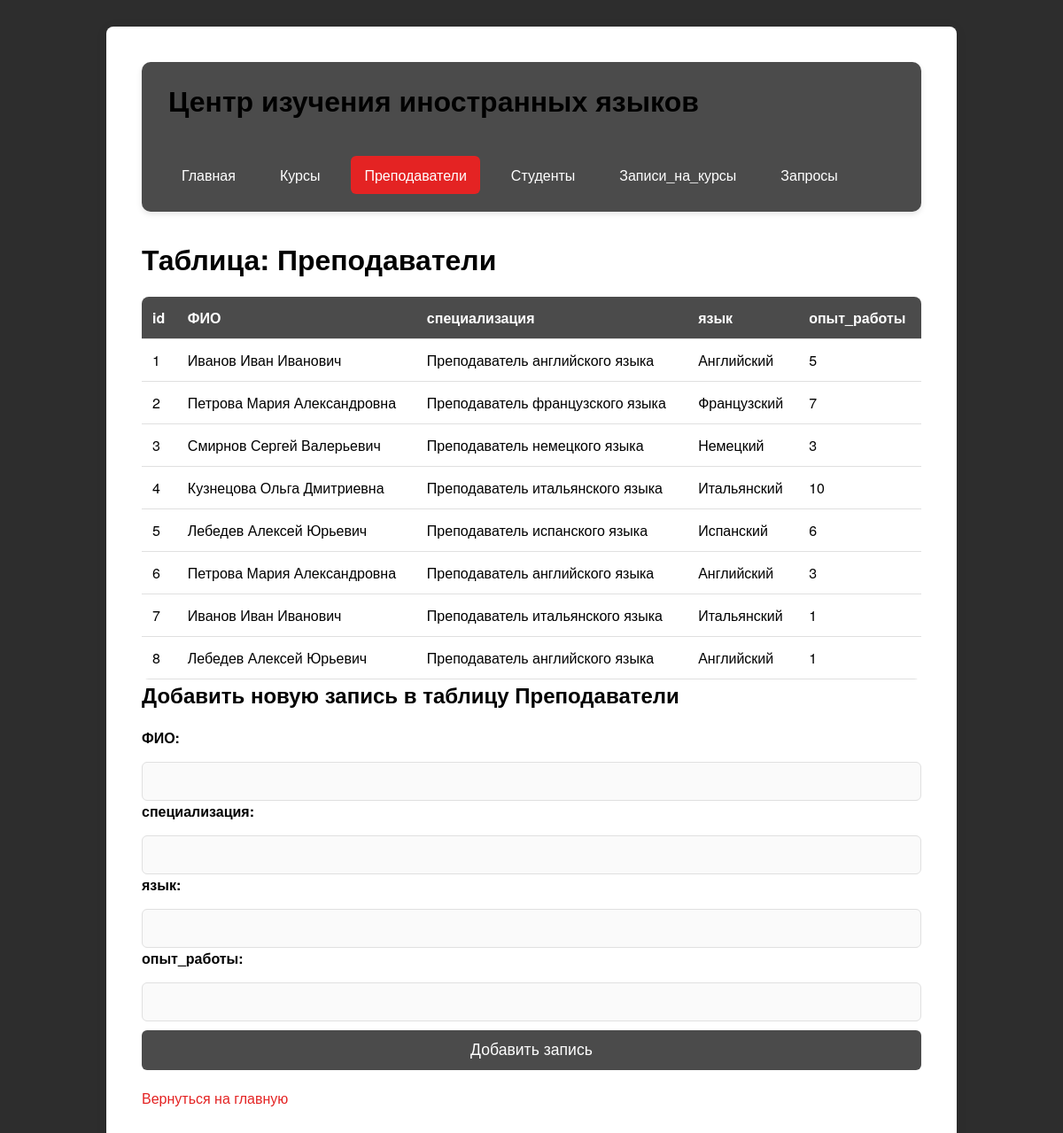
/?action=view&table=Преподаватели, run on the app's committed database.
### tables this page shows
CREATE TABLE Преподаватели (
        id INTEGER PRIMARY KEY AUTOINCREMENT,
        ФИО TEXT NOT NULL,
        специализация TEXT NOT NULL,
        язык TEXT NOT NULL,
        опыт_работы INTEGER CHECK(опыт_работы >= 0)
    );

### functions.php (the view, shortened to what this page needs)
<?php
function renderTable($records) {
    echo "<table>";
    if (!empty($records)) {
        echo "<tr>";
        foreach (array_keys($records[0]) as $col) {
            echo "<th>$col</th>";
        }
        echo "</tr>";
        foreach ($records as $row) {
            echo "<tr>";
            foreach ($row as $col) {
                echo "<td>$col</td>";
            }
            echo "</tr>";
        }
    } else {
        echo "<tr><td colspan='100%'>Нет данных для отображения</td></tr>";
    }
    echo "</table>";
}
?>

### style.css (style rules this page uses)
:root { --primary: #4b4b4b; --secondary: #8e8e8e; --background: #2d2d2d; --text: #000000; --white: #ffffff; --border: #e0e0e0; --button-hover: #485049; --error: #f44336; --success: #4CAF50; --link: #e42323; --link-hover: #e42323; }
*, *::before, *::after { margin: 0; padding: 0; box-sizing: border-box; }
body { font-family: 'Helvetica Neue', sans-serif; background-color: var(--background); color: var(--text); }
table { width: 100%; border-collapse: collapse; margin-top: 20px; border-radius: 8px; overflow: hidden; }
th, td { padding: 12px; text-align: left; border-bottom: 1px solid var(--border); }
th { background-color: var(--primary); color: var(--white); font-weight: bold; }
td { background-color: var(--white); color: var(--text); }

### data on the page
преподаватели: id "1", ФИО "Иванов Иван Иванович", специализация "Преподаватель английского языка", язык "Английский", опыт_работы "5"
преподаватели: id "2", ФИО "Петрова Мария Александровна", специализация "Преподаватель французского языка", язык "Французский", опыт_работы "7"
преподаватели: col "3", ФИО "Смирнов Сергей Валерьевич", специализация "Преподаватель немецкого языка", язык "Немецкий"
преподаватели: id "4", ФИО "Кузнецова Ольга Дмитриевна", специализация "Преподаватель итальянского языка", язык "Итальянский", опыт_работы "10"
преподаватели: id "5", ФИО "Лебедев Алексей Юрьевич", специализация "Преподаватель испанского языка", язык "Испанский", опыт_работы "6"
преподаватели: id "6", ФИО "Петрова Мария Александровна", специализация "Преподаватель английского языка", язык "Английский", опыт_работы "3"
преподаватели: id "7", ФИО "Иванов Иван Иванович", специализация "Преподаватель итальянского языка", язык "Итальянский", опыт_работы "1"
преподаватели: id "8", ФИО "Лебедев Алексей Юрьевич", специализация "Преподаватель английского языка", язык "Английский", опыт_работы "1"

### other printed values
$validTable "Курсы"
$validTable "Преподаватели"
$validTable "Студенты"
$validTable "Записи_на_курсы"
$table "Преподаватели"
$col "id"
$col "ФИО"
$col "специализация"
$col "язык"
$col "опыт_работы"
